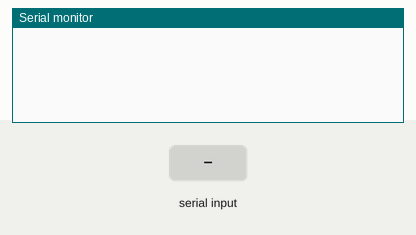
Recording of a sketch running on a simulated Arduino Uno, built with avr-gcc and run on an emulated ATmega328P. On the bench: the last lines printed to the serial monitor. Inputs (shaded band) come from the test bench.

Above: at 1.2 s.
1.3 s: "90,45\n" received over Serial
At 1.8 s:
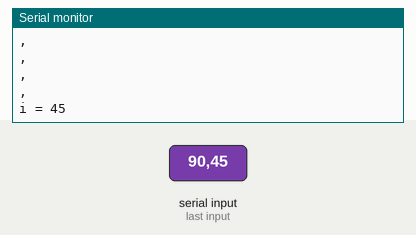
2.8 s: "30,150\n" received over Serial
At 4.5 s:
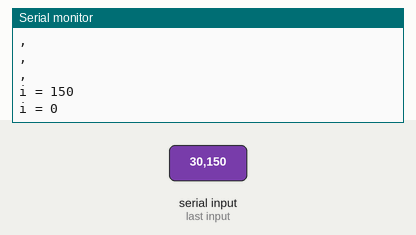
Timing chart, 0 to 6.0 s (numbered marks = the images above; inputs shaded):
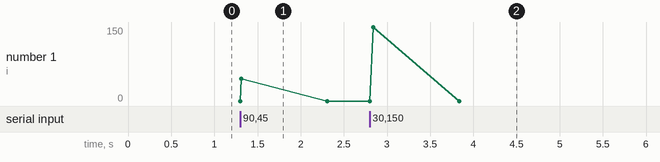

Measured:
- after the input at 1.3 s, the serial monitor: prints a new line at once (image 1)
- after the input at 2.8 s, the serial monitor: prints a new line at once (image 2)

The sketch:

2.ino
```cpp
void setup() {
  Serial.begin(115200);
}

void loop() {
  if(Serial.available()){
    char c = Serial.read();
    int num = Serial.parseInt();
    int i;
    for(i = 0;i < num;i=i+1){
      Serial.println(c);
    }
    Serial.print("i = ");
    Serial.println(i);
  }

}
```
